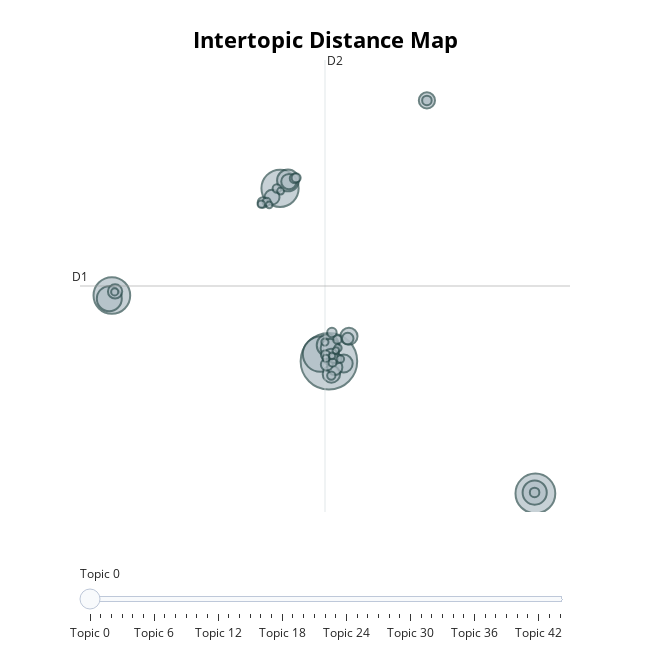

The notebook cell this image was saved under:
### Markdown cell above
## **Visualize Topics**

With visualizations, we are closing into the realm of subjective "best practices". These are things that I generally do because I like the representations but your experience might differ.

Having said that, there are two visualizations that are my go-to when visualizing the topics themselves:

* `topic_model.visualize_topics()`
* `topic_model.visualize_hierarchy()`

### Code cell
topic_model.visualize_topics(custom_labels=True)

### Figure 1 — Plotly figure (JSON) as saved in the notebook; plotly's stock layout.template omitted (floating-point values rounded to 4 significant figures; data arrays with more than 128 entries replaced by an {"elided": "..."} marker saying what was removed)
{"data": [{"customdata": {"elided": "45x3 mixed values"}, "hovertemplate": "<b>Topic %{customdata[0]}</b><br>%{customdata[1]}<br>Size: %{customdata[2]}", "legendgroup": "", "marker": {"color": "#B0BEC5", "line": {"color": "DarkSlateGrey", "width": 2}, "size": [11548, 5716, 5007, 4851, 4518, 2251, 2110, 1762, 1713, 1320, 1156, 1097, 1057, 1023, 944, 861, 820, 797, 738, 521, 481, 393, 350, 345, 328, 328, 323, 311, 305, 294, 271, 261, 249, 242, 237, 210, 195, 192, 187, 186, 183, 171, 159, 158, 158], "sizemode": "area", "sizeref": 7.218, "symbol": "circle"}, "mode": "markers", "name": "", "orientation": "v", "showlegend": false, "type": "scatter", "x": [1.949, 18.51, -1.973, -15.46, 1.275, -15.67, 18.46, 1.858, -1.336, 2.051, 3.138, 2.148, 3.557, 2.132, 9.811, -1.258, 2.425, -2.612, -15.21, 1.782, 3.458, -3.346, -0.7984, 2.573, 9.811, 18.45, 2.19, 2.324, 1.672, -0.6803, -2.22, 2.632, 2.142, -3.049, 2.241, 2.862, -3.477, 2.677, 1.626, 1.718, -15.24, -1.926, 2.19, 2.506, -2.84], "xaxis": "x", "y": [0.5384, -7.773, 11.41, 4.671, 0.9857, 4.466, -7.717, 1.543, 11.9, 1.351, 0.3915, -0.2648, 2.105, 0.7875, 16.93, 11.83, 0.1529, 10.85, 4.927, 0.3251, 1.961, 10.51, 12.03, 0.7009, 16.93, -7.709, 2.338, 0.7262, 0.9437, 12.06, 11.4, 1.905, -0.3664, 10.55, 0.4472, 0.6758, 10.41, 1.374, 1.74, 0.7243, 4.897, 11.24, 0.8767, 1.214, 10.37], "yaxis": "y"}], "layout": {"annotations": [{"showarrow": false, "text": "D1", "x": -18.02, "y": 5.266, "yshift": 10}, {"showarrow": false, "text": "D2", "x": 1.635, "xshift": 10, "y": 19.47}], "height": 650, "hoverlabel": {"bgcolor": "white", "font": {"family": "Rockwell", "size": 16}}, "legend": {"itemsizing": "constant", "tracegroupgap": 0}, "margin": {"t": 60}, "shapes": [{"line": {"color": "#CFD8DC", "width": 2}, "type": "line", "x0": 1.635, "x1": 1.635, "y0": -8.939, "y1": 19.47}, {"line": {"color": "#9E9E9E", "width": 2}, "type": "line", "x0": -18.02, "x1": 21.29, "y0": 5.266, "y1": 5.266}], "sliders": [{"active": 0, "pad": {"t": 50}, "steps": [{"args": [{"marker.color": [["red", "#B0BEC5", "#B0BEC5", "#B0BEC5", "#B0BEC5", "#B0BEC5", "#B0BEC5", "#B0BEC5", "#B0BEC5", "#B0BEC5", "#B0BEC5", "#B0BEC5", "#B0BEC5", "#B0BEC5", "#B0BEC5", "#B0BEC5", "#B0BEC5", "#B0BEC5", "#B0BEC5", "#B0BEC5", "#B0BEC5", "#B0BEC5", "#B0BEC5", "#B0BEC5", "#B0BEC5", "#B0BEC5", "#B0BEC5", "#B0BEC5", "#B0BEC5", "#B0BEC5", "#B0BEC5", "#B0BEC5", "#B0BEC5", "#B0BEC5", "#B0BEC5", "#B0BEC5", "#B0BEC5", "#B0BEC5", "#B0BEC5", "#B0BEC5", "#B0BEC5", "#B0BEC5", "#B0BEC5", "#B0BEC5", "#B0BEC5"]]}], "label": "Topic 0", "method": "update"}, {"args": [{"marker.color": [["#B0BEC5", "red", "#B0BEC5", "#B0BEC5", "#B0BEC5", "#B0BEC5", "#B0BEC5", "#B0BEC5", "#B0BEC5", "#B0BEC5", "#B0BEC5", "#B0BEC5", "#B0BEC5", "#B0BEC5", "#B0BEC5", "#B0BEC5", "#B0BEC5", "#B0BEC5", "#B0BEC5", "#B0BEC5", "#B0BEC5", "#B0BEC5", "#B0BEC5", "#B0BEC5", "#B0BEC5", "#B0BEC5", "#B0BEC5", "#B0BEC5", "#B0BEC5", "#B0BEC5", "#B0BEC5", "#B0BEC5", "#B0BEC5", "#B0BEC5", "#B0BEC5", "#B0BEC5", "#B0BEC5", "#B0BEC5", "#B0BEC5", "#B0BEC5", "#B0BEC5", "#B0BEC5", "#B0BEC5", "#B0BEC5", "#B0BEC5"]]}], "label": "Topic 1", "method": "update"}, {"args": [{"marker.color": [["#B0BEC5", "#B0BEC5", "red", "#B0BEC5", "#B0BEC5", "#B0BEC5", "#B0BEC5", "#B0BEC5", "#B0BEC5", "#B0BEC5", "#B0BEC5", "#B0BEC5", "#B0BEC5", "#B0BEC5", "#B0BEC5", "#B0BEC5", "#B0BEC5", "#B0BEC5", "#B0BEC5", "#B0BEC5", "#B0BEC5", "#B0BEC5", "#B0BEC5", "#B0BEC5", "#B0BEC5", "#B0BEC5", "#B0BEC5", "#B0BEC5", "#B0BEC5", "#B0BEC5", "#B0BEC5", "#B0BEC5", "#B0BEC5", "#B0BEC5", "#B0BEC5", "#B0BEC5", "#B0BEC5", "#B0BEC5", "#B0BEC5", "#B0BEC5", "#B0BEC5", "#B0BEC5", "#B0BEC5", "#B0BEC5", "#B0BEC5"]]}], "label": "Topic 2", "method": "update"}, {"args": [{"marker.color": [["#B0BEC5", "#B0BEC5", "#B0BEC5", "red", "#B0BEC5", "#B0BEC5", "#B0BEC5", "#B0BEC5", "#B0BEC5", "#B0BEC5", "#B0BEC5", "#B0BEC5", "#B0BEC5", "#B0BEC5", "#B0BEC5", "#B0BEC5", "#B0BEC5", "#B0BEC5", "#B0BEC5", "#B0BEC5", "#B0BEC5", "#B0BEC5", "#B0BEC5", "#B0BEC5", "#B0BEC5", "#B0BEC5", "#B0BEC5", "#B0BEC5", "#B0BEC5", "#B0BEC5", "#B0BEC5", "#B0BEC5", "#B0BEC5", "#B0BEC5", "#B0BEC5", "#B0BEC5", "#B0BEC5", "#B0BEC5", "#B0BEC5", "#B0BEC5", "#B0BEC5", "#B0BEC5", "#B0BEC5", "#B0BEC5", "#B0BEC5"]]}], "label": "Topic 3", "method": "update"}, {"args": [{"marker.color": [["#B0BEC5", "#B0BEC5", "#B0BEC5", "#B0BEC5", "red", "#B0BEC5", "#B0BEC5", "#B0BEC5", "#B0BEC5", "#B0BEC5", "#B0BEC5", "#B0BEC5", "#B0BEC5", "#B0BEC5", "#B0BEC5", "#B0BEC5", "#B0BEC5", "#B0BEC5", "#B0BEC5", "#B0BEC5", "#B0BEC5", "#B0BEC5", "#B0BEC5", "#B0BEC5", "#B0BEC5", "#B0BEC5", "#B0BEC5", "#B0BEC5", "#B0BEC5", "#B0BEC5", "#B0BEC5", "#B0BEC5", "#B0BEC5", "#B0BEC5", "#B0BEC5", "#B0BEC5", "#B0BEC5", "#B0BEC5", "#B0BEC5", "#B0BEC5", "#B0BEC5", "#B0BEC5", "#B0BEC5", "#B0BEC5", "#B0BEC5"]]}], "label": "Topic 4", "method": "update"}, {"args": [{"marker.color": [["#B0BEC5", "#B0BEC5", "#B0BEC5", "#B0BEC5", "#B0BEC5", "red", "#B0BEC5", "#B0BEC5", "#B0BEC5", "#B0BEC5", "#B0BEC5", "#B0BEC5", "#B0BEC5", "#B0BEC5", "#B0BEC5", "#B0BEC5", "#B0BEC5", "#B0BEC5", "#B0BEC5", "#B0BEC5", "#B0BEC5", "#B0BEC5", "#B0BEC5", "#B0BEC5", "#B0BEC5", "#B0BEC5", "#B0BEC5", "#B0BEC5", "#B0BEC5", "#B0BEC5", "#B0BEC5", "#B0BEC5", "#B0BEC5", "#B0BEC5", "#B0BEC5", "#B0BEC5", "#B0BEC5", "#B0BEC5", "#B0BEC5", "#B0BEC5", "#B0BEC5", "#B0BEC5", "#B0BEC5", "#B0BEC5", "#B0BEC5"]]}], "label": "Topic 5", "method": "update"}, {"args": [{"marker.color": [["#B0BEC5", "#B0BEC5", "#B0BEC5", "#B0BEC5", "#B0BEC5", "#B0BEC5", "red", "#B0BEC5", "#B0BEC5", "#B0BEC5", "#B0BEC5", "#B0BEC5", "#B0BEC5", "#B0BEC5", "#B0BEC5", "#B0BEC5", "#B0BEC5", "#B0BEC5", "#B0BEC5", "#B0BEC5", "#B0BEC5", "#B0BEC5", "#B0BEC5", "#B0BEC5", "#B0BEC5", "#B0BEC5", "#B0BEC5", "#B0BEC5", "#B0BEC5", "#B0BEC5", "#B0BEC5", "#B0BEC5", "#B0BEC5", "#B0BEC5", "#B0BEC5", "#B0BEC5", "#B0BEC5", "#B0BEC5", "#B0BEC5", "#B0BEC5", "#B0BEC5", "#B0BEC5", "#B0BEC5", "#B0BEC5", "#B0BEC5"]]}], "label": "Topic 6", "method": "update"}, {"args": [{"marker.color": [["#B0BEC5", "#B0BEC5", "#B0BEC5", "#B0BEC5", "#B0BEC5", "#B0BEC5", "#B0BEC5", "red", "#B0BEC5", "#B0BEC5", "#B0BEC5", "#B0BEC5", "#B0BEC5", "#B0BEC5", "#B0BEC5", "#B0BEC5", "#B0BEC5", "#B0BEC5", "#B0BEC5", "#B0BEC5", "#B0BEC5", "#B0BEC5", "#B0BEC5", "#B0BEC5", "#B0BEC5", "#B0BEC5", "#B0BEC5", "#B0BEC5", "#B0BEC5", "#B0BEC5", "#B0BEC5", "#B0BEC5", "#B0BEC5", "#B0BEC5", "#B0BEC5", "#B0BEC5", "#B0BEC5", "#B0BEC5", "#B0BEC5", "#B0BEC5", "#B0BEC5", "#B0BEC5", "#B0BEC5", "#B0BEC5", "#B0BEC5"]]}], "label": "Topic 7", "method": "update"}, {"args": [{"marker.color": [["#B0BEC5", "#B0BEC5", "#B0BEC5", "#B0BEC5", "#B0BEC5", "#B0BEC5", "#B0BEC5", "#B0BEC5", "red", "#B0BEC5", "#B0BEC5", "#B0BEC5", "#B0BEC5", "#B0BEC5", "#B0BEC5", "#B0BEC5", "#B0BEC5", "#B0BEC5", "#B0BEC5", "#B0BEC5", "#B0BEC5", "#B0BEC5", "#B0BEC5", "#B0BEC5", "#B0BEC5", "#B0BEC5", "#B0BEC5", "#B0BEC5", "#B0BEC5", "#B0BEC5", "#B0BEC5", "#B0BEC5", "#B0BEC5", "#B0BEC5", "#B0BEC5", "#B0BEC5", "#B0BEC5", "#B0BEC5", "#B0BEC5", "#B0BEC5", "#B0BEC5", "#B0BEC5", "#B0BEC5", "#B0BEC5", "#B0BEC5"]]}], "label": "Topic 8", "method": "update"}, {"args": [{"marker.color": [["#B0BEC5", "#B0BEC5", "#B0BEC5", "#B0BEC5", "#B0BEC5", "#B0BEC5", "#B0BEC5", "#B0BEC5", "#B0BEC5", "red", "#B0BEC5", "#B0BEC5", "#B0BEC5", "#B0BEC5", "#B0BEC5", "#B0BEC5", "#B0BEC5", "#B0BEC5", "#B0BEC5", "#B0BEC5", "#B0BEC5", "#B0BEC5", "#B0BEC5", "#B0BEC5", "#B0BEC5", "#B0BEC5", "#B0BEC5", "#B0BEC5", "#B0BEC5", "#B0BEC5", "#B0BEC5", "#B0BEC5", "#B0BEC5", "#B0BEC5", "#B0BEC5", "#B0BEC5", "#B0BEC5", "#B0BEC5", "#B0BEC5", "#B0BEC5", "#B0BEC5", "#B0BEC5", "#B0BEC5", "#B0BEC5", "#B0BEC5"]]}], "label": "Topic 9", "method": "update"}, {"args": [{"marker.color": [["#B0BEC5", "#B0BEC5", "#B0BEC5", "#B0BEC5", "#B0BEC5", "#B0BEC5", "#B0BEC5", "#B0BEC5", "#B0BEC5", "#B0BEC5", "red", "#B0BEC5", "#B0BEC5", "#B0BEC5", "#B0BEC5", "#B0BEC5", "#B0BEC5", "#B0BEC5", "#B0BEC5", "#B0BEC5", "#B0BEC5", "#B0BEC5", "#B0BEC5", "#B0BEC5", "#B0BEC5", "#B0BEC5", "#B0BEC5", "#B0BEC5", "#B0BEC5", "#B0BEC5", "#B0BEC5", "#B0BEC5", "#B0BEC5", "#B0BEC5", "#B0BEC5", "#B0BEC5", "#B0BEC5", "#B0BEC5", "#B0BEC5", "#B0BEC5", "#B0BEC5", "#B0BEC5", "#B0BEC5", "#B0BEC5", "#B0BEC5"]]}], "label": "Topic 10", "method": "update"}, {"args": [{"marker.color": [["#B0BEC5", "#B0BEC5", "#B0BEC5", "#B0BEC5", "#B0BEC5", "#B0BEC5", "#B0BEC5", "#B0BEC5", "#B0BEC5", "#B0BEC5", "#B0BEC5", "red", "#B0BEC5", "#B0BEC5", "#B0BEC5", "#B0BEC5", "#B0BEC5", "#B0BEC5", "#B0BEC5", "#B0BEC5", "#B0BEC5", "#B0BEC5", "#B0BEC5", "#B0BEC5", "#B0BEC5", "#B0BEC5", "#B0BEC5", "#B0BEC5", "#B0BEC5", "#B0BEC5", "#B0BEC5", "#B0BEC5", "#B0BEC5", "#B0BEC5", "#B0BEC5", "#B0BEC5", "#B0BEC5", "#B0BEC5", "#B0BEC5", "#B0BEC5", "#B0BEC5", "#B0BEC5", "#B0BEC5", "#B0BEC5", "#B0BEC5"]]}], "label": "Topic 11", "method": "update"}, {"args": [{"marker.color": [["#B0BEC5", "#B0BEC5", "#B0BEC5", "#B0BEC5", "#B0BEC5", "#B0BEC5", "#B0BEC5", "#B0BEC5", "#B0BEC5", "#B0BEC5", "#B0BEC5", "#B0BEC5", "red", "#B0BEC5", "#B0BEC5", "#B0BEC5", "#B0BEC5", "#B0BEC5", "#B0BEC5", "#B0BEC5", "#B0BEC5", "#B0BEC5", "#B0BEC5", "#B0BEC5", "#B0BEC5", "#B0BEC5", "#B0BEC5", "#B0BEC5", "#B0BEC5", "#B0BEC5", "#B0BEC5", "#B0BEC5", "#B0BEC5", "#B0BEC5", "#B0BEC5", "#B0BEC5", "#B0BEC5", "#B0BEC5", "#B0BEC5", "#B0BEC5", "#B0BEC5", "#B0BEC5", "#B0BEC5", "#B0BEC5", "#B0BEC5"]]}], "label": "Topic 12", "method": "update"}, {"args": [{"marker.color": [["#B0BEC5", "#B0BEC5", "#B0BEC5", "#B0BEC5", "#B0BEC5", "#B0BEC5", "#B0BEC5", "#B0BEC5", "#B0BEC5", "#B0BEC5", "#B0BEC5", "#B0BEC5", "#B0BEC5", "red", "#B0BEC5", "#B0BEC5", "#B0BEC5", "#B0BEC5", "#B0BEC5", "#B0BEC5", "#B0BEC5", "#B0BEC5", "#B0BEC5", "#B0BEC5", "#B0BEC5", "#B0BEC5", "#B0BEC5", "#B0BEC5", "#B0BEC5", "#B0BEC5", "#B0BEC5", "#B0BEC5", "#B0BEC5", "#B0BEC5", "#B0BEC5", "#B0BEC5", "#B0BEC5", "#B0BEC5", "#B0BEC5", "#B0BEC5", "#B0BEC5", "#B0BEC5", "#B0BEC5", "#B0BEC5", "#B0BEC5"]]}], "label": "Topic 13", "method": "update"}, {"args": [{"marker.color": [["#B0BEC5", "#B0BEC5", "#B0BEC5", "#B0BEC5", "#B0BEC5", "#B0BEC5", "#B0BEC5", "#B0BEC5", "#B0BEC5", "#B0BEC5", "#B0BEC5", "#B0BEC5", "#B0BEC5", "#B0BEC5", "red", "#B0BEC5", "#B0BEC5", "#B0BEC5", "#B0BEC5", "#B0BEC5", "#B0BEC5", "#B0BEC5", "#B0BEC5", "#B0BEC5", "#B0BEC5", "#B0BEC5", "#B0BEC5", "#B0BEC5", "#B0BEC5", "#B0BEC5", "#B0BEC5", "#B0BEC5", "#B0BEC5", "#B0BEC5", "#B0BEC5", "#B0BEC5", "#B0BEC5", "#B0BEC5", "#B0BEC5", "#B0BEC5", "#B0BEC5", "#B0BEC5", "#B0BEC5", "#B0BEC5", "#B0BEC5"]]}], "label": "Topic 14", "method": "update"}, {"args": [{"marker.color": [["#B0BEC5", "#B0BEC5", "#B0BEC5", "#B0BEC5", "#B0BEC5", "#B0BEC5", "#B0BEC5", "#B0BEC5", "#B0BEC5", "#B0BEC5", "#B0BEC5", "#B0BEC5", "#B0BEC5", "#B0BEC5", "#B0BEC5", "red", "#B0BEC5", "#B0BEC5", "#B0BEC5", "#B0BEC5", "#B0BEC5", "#B0BEC5", "#B0BEC5", "#B0BEC5", "#B0BEC5", "#B0BEC5", "#B0BEC5", "#B0BEC5", "#B0BEC5", "#B0BEC5", "#B0BEC5", "#B0BEC5", "#B0BEC5", "#B0BEC5", "#B0BEC5", "#B0BEC5", "#B0BEC5", "#B0BEC5", "#B0BEC5", "#B0BEC5", "#B0BEC5", "#B0BEC5", "#B0BEC5", "#B0BEC5", "#B0BEC5"]]}], "label": "Topic 15", "method": "update"}, {"args": [{"marker.color": [["#B0BEC5", "#B0BEC5", "#B0BEC5", "#B0BEC5", "#B0BEC5", "#B0BEC5", "#B0BEC5", "#B0BEC5", "#B0BEC5", "#B0BEC5", "#B0BEC5", "#B0BEC5", "#B0BEC5", "#B0BEC5", "#B0BEC5", "#B0BEC5", "red", "#B0BEC5", "#B0BEC5", "#B0BEC5", "#B0BEC5", "#B0BEC5", "#B0BEC5", "#B0BEC5", "#B0BEC5", "#B0BEC5", "#B0BEC5", "#B0BEC5", "#B0BEC5", "#B0BEC5", "#B0BEC5", "#B0BEC5", "#B0BEC5", "#B0BEC5", "#B0BEC5", "#B0BEC5", "#B0BEC5", "#B0BEC5", "#B0BEC5", "#B0BEC5", "#B0BEC5", "#B0BEC5", "#B0BEC5", "#B0BEC5", "#B0BEC5"]]}], "label": "Topic 16", "method": "update"}, {"args": [{"marker.color": [["#B0BEC5", "#B0BEC5", "#B0BEC5", "#B0BEC5", "#B0BEC5", "#B0BEC5", "#B0BEC5", "#B0BEC5", "#B0BEC5", "#B0BEC5", "#B0BEC5", "#B0BEC5", "#B0BEC5", "#B0BEC5", "#B0BEC5", "#B0BEC5", "#B0BEC5", "red", "#B0BEC5", "#B0BEC5", "#B0BEC5", "#B0BEC5", "#B0BEC5", "#B0BEC5", "#B0BEC5", "#B0BEC5", "#B0BEC5", "#B0BEC5", "#B0BEC5", "#B0BEC5", "#B0BEC5", "#B0BEC5", "#B0BEC5", "#B0BEC5", "#B0BEC5", "#B0BEC5", "#B0BEC5", "#B0BEC5", "#B0BEC5", "#B0BEC5", "#B0BEC5", "#B0BEC5", "#B0BEC5", "#B0BEC5", "#B0BEC5"]]}], "label": "Topic 17", "method": "update"}, {"args": [{"marker.color": [["#B0BEC5", "#B0BEC5", "#B0BEC5", "#B0BEC5", "#B0BEC5", "#B0BEC5", "#B0BEC5", "#B0BEC5", "#B0BEC5", "#B0BEC5", "#B0BEC5", "#B0BEC5", "#B0BEC5", "#B0BEC5", "#B0BEC5", "#B0BEC5", "#B0BEC5", "#B0BEC5", "red", "#B0BEC5", "#B0BEC5", "#B0BEC5", "#B0BEC5", "#B0BEC5", "#B0BEC5", "#B0BEC5", "#B0BEC5", "#B0BEC5", "#B0BEC5", "#B0BEC5", "#B0BEC5", "#B0BEC5", "#B0BEC5", "#B0BEC5", "#B0BEC5", "#B0BEC5", "#B0BEC5", "#B0BEC5", "#B0BEC5", "#B0BEC5", "#B0BEC5", "#B0BEC5", "#B0BEC5", "#B0BEC5", "#B0BEC5"]]}], "label": "Topic 18", "method": "update"}, {"args": [{"marker.color": [["#B0BEC5", "#B0BEC5", "#B0BEC5", "#B0BEC5", "#B0BEC5", "#B0BEC5", "#B0BEC5", "#B0BEC5", "#B0BEC5", "#B0BEC5", "#B0BEC5", "#B0BEC5", "#B0BEC5", "#B0BEC5", "#B0BEC5", "#B0BEC5", "#B0BEC5", "#B0BEC5", "#B0BEC5", "red", "#B0BEC5", "#B0BEC5", "#B0BEC5", "#B0BEC5", "#B0BEC5", "#B0BEC5", "#B0BEC5", "#B0BEC5", "#B0BEC5", "#B0BEC5", "#B0BEC5", "#B0BEC5", "#B0BEC5", "#B0BEC5", "#B0BEC5", "#B0BEC5", "#B0BEC5", "#B0BEC5", "#B0BEC5", "#B0BEC5", "#B0BEC5", "#B0BEC5", "#B0BEC5", "#B0BEC5", "#B0BEC5"]]}], "label": "Topic 19", "method": "update"}, {"args": [{"marker.color": [["#B0BEC5", "#B0BEC5", "#B0BEC5", "#B0BEC5", "#B0BEC5", "#B0BEC5", "#B0BEC5", "#B0BEC5", "#B0BEC5", "#B0BEC5", "#B0BEC5", "#B0BEC5", "#B0BEC5", "#B0BEC5", "#B0BEC5", "#B0BEC5", "#B0BEC5", "#B0BEC5", "#B0BEC5", "#B0BEC5", "red", "#B0BEC5", "#B0BEC5", "#B0BEC5", "#B0BEC5", "#B0BEC5", "#B0BEC5", "#B0BEC5", "#B0BEC5", "#B0BEC5", "#B0BEC5", "#B0BEC5", "#B0BEC5", "#B0BEC5", "#B0BEC5", "#B0BEC5", "#B0BEC5", "#B0BEC5", "#B0BEC5", "#B0BEC5", "#B0BEC5", "#B0BEC5", "#B0BEC5", "#B0BEC5", "#B0BEC5"]]}], "label": "Topic 20", "method": "update"}, {"args": [{"marker.color": [["#B0BEC5", "#B0BEC5", "#B0BEC5", "#B0BEC5", "#B0BEC5", "#B0BEC5", "#B0BEC5", "#B0BEC5", "#B0BEC5", "#B0BEC5", "#B0BEC5", "#B0BEC5", "#B0BEC5", "#B0BEC5", "#B0BEC5", "#B0BEC5", "#B0BEC5", "#B0BEC5", "#B0BEC5", "#B0BEC5", "#B0BEC5", "red", "#B0BEC5", "#B0BEC5", "#B0BEC5", "#B0BEC5", "#B0BEC5", "#B0BEC5", "#B0BEC5", "#B0BEC5", "#B0BEC5", "#B0BEC5", "#B0BEC5", "#B0BEC5", "#B0BEC5", "#B0BEC5", "#B0BEC5", "#B0BEC5", "#B0BEC5", "#B0BEC5", "#B0BEC5", "#B0BEC5", "#B0BEC5", "#B0BEC5", "#B0BEC5"]]}], "label": "Topic 21", "method": "update"}, {"args": [{"marker.color": [["#B0BEC5", "#B0BEC5", "#B0BEC5", "#B0BEC5", "#B0BEC5", "#B0BEC5", "#B0BEC5", "#B0BEC5", "#B0BEC5", "#B0BEC5", "#B0BEC5", "#B0BEC5", "#B0BEC5", "#B0BEC5", "#B0BEC5", "#B0BEC5", "#B0BEC5", "#B0BEC5", "#B0BEC5", "#B0BEC5", "#B0BEC5", "#B0BEC5", "red", "#B0BEC5", "#B0BEC5", "#B0BEC5", "#B0BEC5", "#B0BEC5", "#B0BEC5", "#B0BEC5", "#B0BEC5", "#B0BEC5", "#B0BEC5", "#B0BEC5", "#B0BEC5", "#B0BEC5", "#B0BEC5", "#B0BEC5", "#B0BEC5", "#B0BEC5", "#B0BEC5", "#B0BEC5", "#B0BEC5", "#B0BEC5", "#B0BEC5"]]}], "label": "Topic 22", "method": "update"}, {"args": [{"marker.color": [["#B0BEC5", "#B0BEC5", "#B0BEC5", "#B0BEC5", "#B0BEC5", "#B0BEC5", "#B0BEC5", "#B0BEC5", "#B0BEC5", "#B0BEC5", "#B0BEC5", "#B0BEC5", "#B0BEC5", "#B0BEC5", "#B0BEC5", "#B0BEC5", "#B0BEC5", "#B0BEC5", "#B0BEC5", "#B0BEC5", "#B0BEC5", "#B0BEC5", "#B0BEC5", "red", "#B0BEC5", "#B0BEC5", "#B0BEC5", "#B0BEC5", "#B0BEC5", "#B0BEC5", "#B0BEC5", "#B0BEC5", "#B0BEC5", "#B0BEC5", "#B0BEC5", "#B0BEC5", "#B0BEC5", "#B0BEC5", "#B0BEC5", "#B0BEC5", "#B0BEC5", "#B0BEC5", "#B0BEC5", "#B0BEC5", "#B0BEC5"]]}], "label": "Topic 23", "method": "update"}, {"args": [{"marker.color": [["#B0BEC5", "#B0BEC5", "#B0BEC5", "#B0BEC5", "#B0BEC5", "#B0BEC5", "#B0BEC5", "#B0BEC5", "#B0BEC5", "#B0BEC5", "#B0BEC5", "#B0BEC5", "#B0BEC5", "#B0BEC5", "#B0BEC5", "#B0BEC5", "#B0BEC5", "#B0BEC5", "#B0BEC5", "#B0BEC5", "#B0BEC5", "#B0BEC5", "#B0BEC5", "#B0BEC5", "red", "#B0BEC5", "#B0BEC5", "#B0BEC5", "#B0BEC5", "#B0BEC5", "#B0BEC5", "#B0BEC5", "#B0BEC5", "#B0BEC5", "#B0BEC5", "#B0BEC5", "#B0BEC5", "#B0BEC5", "#B0BEC5", "#B0BEC5", "#B0BEC5", "#B0BEC5", "#B0BEC5", "#B0BEC5", "#B0BEC5"]]}], "label": "Topic 24", "method": "update"}, {"args": [{"marker.color": [["#B0BEC5", "#B0BEC5", "#B0BEC5", "#B0BEC5", "#B0BEC5", "#B0BEC5", "#B0BEC5", "#B0BEC5", "#B0BEC5", "#B0BEC5", "#B0BEC5", "#B0BEC5", "#B0BEC5", "#B0BEC5", "#B0BEC5", "#B0BEC5", "#B0BEC5", "#B0BEC5", "#B0BEC5", "#B0BEC5", "#B0BEC5", "#B0BEC5", "#B0BEC5", "#B0BEC5", "#B0BEC5", "red", "#B0BEC5", "#B0BEC5", "#B0BEC5", "#B0BEC5", "#B0BEC5", "#B0BEC5", "#B0BEC5", "#B0BEC5", "#B0BEC5", "#B0BEC5", "#B0BEC5", "#B0BEC5", "#B0BEC5", "#B0BEC5", "#B0BEC5", "#B0BEC5", "#B0BEC5", "#B0BEC5", "#B0BEC5"]]}], "label": "Topic 25", "method": "update"}, {"args": [{"marker.color": [["#B0BEC5", "#B0BEC5", "#B0BEC5", "#B0BEC5", "#B0BEC5", "#B0BEC5", "#B0BEC5", "#B0BEC5", "#B0BEC5", "#B0BEC5", "#B0BEC5", "#B0BEC5", "#B0BEC5", "#B0BEC5", "#B0BEC5", "#B0BEC5", "#B0BEC5", "#B0BEC5", "#B0BEC5", "#B0BEC5", "#B0BEC5", "#B0BEC5", "#B0BEC5", "#B0BEC5", "#B0BEC5", "#B0BEC5", "red", "#B0BEC5", "#B0BEC5", "#B0BEC5", "#B0BEC5", "#B0BEC5", "#B0BEC5", "#B0BEC5", "#B0BEC5", "#B0BEC5", "#B0BEC5", "#B0BEC5", "#B0BEC5", "#B0BEC5", "#B0BEC5", "#B0BEC5", "#B0BEC5", "#B0BEC5", "#B0BEC5"]]}], "label": "Topic 26", "method": "update"}, {"args": [{"marker.color": [["#B0BEC5", "#B0BEC5", "#B0BEC5", "#B0BEC5", "#B0BEC5", "#B0BEC5", "#B0BEC5", "#B0BEC5", "#B0BEC5", "#B0BEC5", "#B0BEC5", "#B0BEC5", "#B0BEC5", "#B0BEC5", "#B0BEC5", "#B0BEC5", "#B0BEC5", "#B0BEC5", "#B0BEC5", "#B0BEC5", "#B0BEC5", "#B0BEC5", "#B0BEC5", "#B0BEC5", "#B0BEC5", "#B0BEC5", "#B0BEC5", "red", "#B0BEC5", "#B0BEC5", "#B0BEC5", "#B0BEC5", "#B0BEC5", "#B0BEC5", "#B0BEC5", "#B0BEC5", "#B0BEC5", "#B0BEC5", "#B0BEC5", "#B0BEC5", "#B0BEC5", "#B0BEC5", "#B0BEC5", "#B0BEC5", "#B0BEC5"]]}], "label": "Topic 27", "method": "update"}, {"args": [{"marker.color": [["#B0BEC5", "#B0BEC5", "#B0BEC5", "#B0BEC5", "#B0BEC5", "#B0BEC5", "#B0BEC5", "#B0BEC5", "#B0BEC5", "#B0BEC5", "#B0BEC5", "#B0BEC5", "#B0BEC5", "#B0BEC5", "#B0BEC5", "#B0BEC5", "#B0BEC5", "#B0BEC5", "#B0BEC5", "#B0BEC5", "#B0BEC5", "#B0BEC5", "#B0BEC5", "#B0BEC5", "#B0BEC5", "#B0BEC5", "#B0BEC5", "#B0BEC5", "red", "#B0BEC5", "#B0BEC5", "#B0BEC5", "#B0BEC5", "#B0BEC5", "#B0BEC5", "#B0BEC5", "#B0BEC5", "#B0BEC5", "#B0BEC5", "#B0BEC5", "#B0BEC5", "#B0BEC5", "#B0BEC5", "#B0BEC5", "#B0BEC5"]]}], "label": "Topic 28", "method": "update"}, {"args": [{"marker.color": [["#B0BEC5", "#B0BEC5", "#B0BEC5", "#B0BEC5", "#B0BEC5", "#B0BEC5", "#B0BEC5", "#B0BEC5", "#B0BEC5", "#B0BEC5", "#B0BEC5", "#B0BEC5", "#B0BEC5", "#B0BEC5", "#B0BEC5", "#B0BEC5", "#B0BEC5", "#B0BEC5", "#B0BEC5", "#B0BEC5", "#B0BEC5", "#B0BEC5", "#B0BEC5", "#B0BEC5", "#B0BEC5", "#B0BEC5", "#B0BEC5", "#B0BEC5", "#B0BEC5", "red", "#B0BEC5", "#B0BEC5", "#B0BEC5", "#B0BEC5", "#B0BEC5", "#B0BEC5", "#B0BEC5", "#B0BEC5", "#B0BEC5", "#B0BEC5", "#B0BEC5", "#B0BEC5", "#B0BEC5", "#B0BEC5", "#B0BEC5"]]}], "label": "Topic 29", "method": "update"}, {"args": [{"marker.color": [["#B0BEC5", "#B0BEC5", "#B0BEC5", "#B0BEC5", "#B0BEC5", "#B0BEC5", "#B0BEC5", "#B0BEC5", "#B0BEC5", "#B0BEC5", "#B0BEC5", "#B0BEC5", "#B0BEC5", "#B0BEC5", "#B0BEC5", "#B0BEC5", "#B0BEC5", "#B0BEC5", "#B0BEC5", "#B0BEC5", "#B0BEC5", "#B0BEC5", "#B0BEC5", "#B0BEC5", "#B0BEC5", "#B0BEC5", "#B0BEC5", "#B0BEC5", "#B0BEC5", "#B0BEC5", "red", "#B0BEC5", "#B0BEC5", "#B0BEC5", "#B0BEC5", "#B0BEC5", "#B0BEC5", "#B0BEC5", "#B0BEC5", "#B0BEC5", "#B0BEC5", "#B0BEC5", "#B0BEC5", "#B0BEC5", "#B0BEC5"]]}], "label": "Topic 30", "method": "update"}, {"args": [{"marker.color": [["#B0BEC5", "#B0BEC5", "#B0BEC5", "#B0BEC5", "#B0BEC5", "#B0BEC5", "#B0BEC5", "#B0BEC5", "#B0BEC5", "#B0BEC5", "#B0BEC5", "#B0BEC5", "#B0BEC5", "#B0BEC5", "#B0BEC5", "#B0BEC5", "#B0BEC5", "#B0BEC5", "#B0BEC5", "#B0BEC5", "#B0BEC5", "#B0BEC5", "#B0BEC5", "#B0BEC5", "#B0BEC5", "#B0BEC5", "#B0BEC5", "#B0BEC5", "#B0BEC5", "#B0BEC5", "#B0BEC5", "red", "#B0BEC5", "#B0BEC5", "#B0BEC5", "#B0BEC5", "#B0BEC5", "#B0BEC5", "#B0BEC5", "#B0BEC5", "#B0BEC5", "#B0BEC5", "#B0BEC5", "#B0BEC5", "#B0BEC5"]]}], "label": "Topic 31", "method": "update"}, {"args": [{"marker.color": [["#B0BEC5", "#B0BEC5", "#B0BEC5", "#B0BEC5", "#B0BEC5", "#B0BEC5", "#B0BEC5", "#B0BEC5", "#B0BEC5", "#B0BEC5", "#B0BEC5", "#B0BEC5", "#B0BEC5", "#B0BEC5", "#B0BEC5", "#B0BEC5", "#B0BEC5", "#B0BEC5", "#B0BEC5", "#B0BEC5", "#B0BEC5", "#B0BEC5", "#B0BEC5", "#B0BEC5", "#B0BEC5", "#B0BEC5", "#B0BEC5", "#B0BEC5", "#B0BEC5", "#B0BEC5", "#B0BEC5", "#B0BEC5", "red", "#B0BEC5", "#B0BEC5", "#B0BEC5", "#B0BEC5", "#B0BEC5", "#B0BEC5", "#B0BEC5", "#B0BEC5", "#B0BEC5", "#B0BEC5", "#B0BEC5", "#B0BEC5"]]}], "label": "Topic 32", "method": "update"}, {"args": [{"marker.color": [["#B0BEC5", "#B0BEC5", "#B0BEC5", "#B0BEC5", "#B0BEC5", "#B0BEC5", "#B0BEC5", "#B0BEC5", "#B0BEC5", "#B0BEC5", "#B0BEC5", "#B0BEC5", "#B0BEC5", "#B0BEC5", "#B0BEC5", "#B0BEC5", "#B0BEC5", "#B0BEC5", "#B0BEC5", "#B0BEC5", "#B0BEC5", "#B0BEC5", "#B0BEC5", "#B0BEC5", "#B0BEC5", "#B0BEC5", "#B0BEC5", "#B0BEC5", "#B0BEC5", "#B0BEC5", "#B0BEC5", "#B0BEC5", "#B0BEC5", "red", "#B0BEC5", "#B0BEC5", "#B0BEC5", "#B0BEC5", "#B0BEC5", "#B0BEC5", "#B0BEC5", "#B0BEC5", "#B0BEC5", "#B0BEC5", "#B0BEC5"]]}], "label": "Topic 33", "method": "update"}, {"args": [{"marker.color": [["#B0BEC5", "#B0BEC5", "#B0BEC5", "#B0BEC5", "#B0BEC5", "#B0BEC5", "#B0BEC5", "#B0BEC5", "#B0BEC5", "#B0BEC5", "#B0BEC5", "#B0BEC5", "#B0BEC5", "#B0BEC5", "#B0BEC5", "#B0BEC5", "#B0BEC5", "#B0BEC5", "#B0BEC5", "#B0BEC5", "#B0BEC5", "#B0BEC5", "#B0BEC5", "#B0BEC5", "#B0BEC5", "#B0BEC5", "#B0BEC5", "#B0BEC5", "#B0BEC5", "#B0BEC5", "#B0BEC5", "#B0BEC5", "#B0BEC5", "#B0BEC5", "red", "#B0BEC5", "#B0BEC5", "#B0BEC5", "#B0BEC5", "#B0BEC5", "#B0BEC5", "#B0BEC5", "#B0BEC5", "#B0BEC5", "#B0BEC5"]]}], "label": "Topic 34", "method": "update"}, {"args": [{"marker.color": [["#B0BEC5", "#B0BEC5", "#B0BEC5", "#B0BEC5", "#B0BEC5", "#B0BEC5", "#B0BEC5", "#B0BEC5", "#B0BEC5", "#B0BEC5", "#B0BEC5", "#B0BEC5", "#B0BEC5", "#B0BEC5", "#B0BEC5", "#B0BEC5", "#B0BEC5", "#B0BEC5", "#B0BEC5", "#B0BEC5", "#B0BEC5", "#B0BEC5", "#B0BEC5", "#B0BEC5", "#B0BEC5", "#B0BEC5", "#B0BEC5", "#B0BEC5", "#B0BEC5", "#B0BEC5", "#B0BEC5", "#B0BEC5", "#B0BEC5", "#B0BEC5", "#B0BEC5", "red", "#B0BEC5", "#B0BEC5", "#B0BEC5", "#B0BEC5", "#B0BEC5", "#B0BEC5", "#B0BEC5", "#B0BEC5", "#B0BEC5"]]}], "label": "Topic 35", "method": "update"}, {"args": [{"marker.color": [["#B0BEC5", "#B0BEC5", "#B0BEC5", "#B0BEC5", "#B0BEC5", "#B0BEC5", "#B0BEC5", "#B0BEC5", "#B0BEC5", "#B0BEC5", "#B0BEC5", "#B0BEC5", "#B0BEC5", "#B0BEC5", "#B0BEC5", "#B0BEC5", "#B0BEC5", "#B0BEC5", "#B0BEC5", "#B0BEC5", "#B0BEC5", "#B0BEC5", "#B0BEC5", "#B0BEC5", "#B0BEC5", "#B0BEC5", "#B0BEC5", "#B0BEC5", "#B0BEC5", "#B0BEC5", "#B0BEC5", "#B0BEC5", "#B0BEC5", "#B0BEC5", "#B0BEC5", "#B0BEC5", "red", "#B0BEC5", "#B0BEC5", "#B0BEC5", "#B0BEC5", "#B0BEC5", "#B0BEC5", "#B0BEC5", "#B0BEC5"]]}], "label": "Topic 36", "method": "update"}, {"args": [{"marker.color": [["#B0BEC5", "#B0BEC5", "#B0BEC5", "#B0BEC5", "#B0BEC5", "#B0BEC5", "#B0BEC5", "#B0BEC5", "#B0BEC5", "#B0BEC5", "#B0BEC5", "#B0BEC5", "#B0BEC5", "#B0BEC5", "#B0BEC5", "#B0BEC5", "#B0BEC5", "#B0BEC5", "#B0BEC5", "#B0BEC5", "#B0BEC5", "#B0BEC5", "#B0BEC5", "#B0BEC5", "#B0BEC5", "#B0BEC5", "#B0BEC5", "#B0BEC5", "#B0BEC5", "#B0BEC5", "#B0BEC5", "#B0BEC5", "#B0BEC5", "#B0BEC5", "#B0BEC5", "#B0BEC5", "#B0BEC5", "red", "#B0BEC5", "#B0BEC5", "#B0BEC5", "#B0BEC5", "#B0BEC5", "#B0BEC5", "#B0BEC5"]]}], "label": "Topic 37", "method": "update"}, {"args": [{"marker.color": [["#B0BEC5", "#B0BEC5", "#B0BEC5", "#B0BEC5", "#B0BEC5", "#B0BEC5", "#B0BEC5", "#B0BEC5", "#B0BEC5", "#B0BEC5", "#B0BEC5", "#B0BEC5", "#B0BEC5", "#B0BEC5", "#B0BEC5", "#B0BEC5", "#B0BEC5", "#B0BEC5", "#B0BEC5", "#B0BEC5", "#B0BEC5", "#B0BEC5", "#B0BEC5", "#B0BEC5", "#B0BEC5", "#B0BEC5", "#B0BEC5", "#B0BEC5", "#B0BEC5", "#B0BEC5", "#B0BEC5", "#B0BEC5", "#B0BEC5", "#B0BEC5", "#B0BEC5", "#B0BEC5", "#B0BEC5", "#B0BEC5", "red", "#B0BEC5", "#B0BEC5", "#B0BEC5", "#B0BEC5", "#B0BEC5", "#B0BEC5"]]}], "label": "Topic 38", "method": "update"}, {"args": [{"marker.color": [["#B0BEC5", "#B0BEC5", "#B0BEC5", "#B0BEC5", "#B0BEC5", "#B0BEC5", "#B0BEC5", "#B0BEC5", "#B0BEC5", "#B0BEC5", "#B0BEC5", "#B0BEC5", "#B0BEC5", "#B0BEC5", "#B0BEC5", "#B0BEC5", "#B0BEC5", "#B0BEC5", "#B0BEC5", "#B0BEC5", "#B0BEC5", "#B0BEC5", "#B0BEC5", "#B0BEC5", "#B0BEC5", "#B0BEC5", "#B0BEC5", "#B0BEC5", "#B0BEC5", "#B0BEC5", "#B0BEC5", "#B0BEC5", "#B0BEC5", "#B0BEC5", "#B0BEC5", "#B0BEC5", "#B0BEC5", "#B0BEC5", "#B0BEC5", "red", "#B0BEC5", "#B0BEC5", "#B0BEC5", "#B0BEC5", "#B0BEC5"]]}], "label": "Topic 39", "method": "update"}, {"args": [{"marker.color": [["#B0BEC5", "#B0BEC5", "#B0BEC5", "#B0BEC5", "#B0BEC5", "#B0BEC5", "#B0BEC5", "#B0BEC5", "#B0BEC5", "#B0BEC5", "#B0BEC5", "#B0BEC5", "#B0BEC5", "#B0BEC5", "#B0BEC5", "#B0BEC5", "#B0BEC5", "#B0BEC5", "#B0BEC5", "#B0BEC5", "#B0BEC5", "#B0BEC5", "#B0BEC5", "#B0BEC5", "#B0BEC5", "#B0BEC5", "#B0BEC5", "#B0BEC5", "#B0BEC5", "#B0BEC5", "#B0BEC5", "#B0BEC5", "#B0BEC5", "#B0BEC5", "#B0BEC5", "#B0BEC5", "#B0BEC5", "#B0BEC5", "#B0BEC5", "#B0BEC5", "red", "#B0BEC5", "#B0BEC5", "#B0BEC5", "#B0BEC5"]]}], "label": "Topic 40", "method": "update"}, {"args": [{"marker.color": [["#B0BEC5", "#B0BEC5", "#B0BEC5", "#B0BEC5", "#B0BEC5", "#B0BEC5", "#B0BEC5", "#B0BEC5", "#B0BEC5", "#B0BEC5", "#B0BEC5", "#B0BEC5", "#B0BEC5", "#B0BEC5", "#B0BEC5", "#B0BEC5", "#B0BEC5", "#B0BEC5", "#B0BEC5", "#B0BEC5", "#B0BEC5", "#B0BEC5", "#B0BEC5", "#B0BEC5", "#B0BEC5", "#B0BEC5", "#B0BEC5", "#B0BEC5", "#B0BEC5", "#B0BEC5", "#B0BEC5", "#B0BEC5", "#B0BEC5", "#B0BEC5", "#B0BEC5", "#B0BEC5", "#B0BEC5", "#B0BEC5", "#B0BEC5", "#B0BEC5", "#B0BEC5", "red", "#B0BEC5", "#B0BEC5", "#B0BEC5"]]}], "label": "Topic 41", "method": "update"}, {"args": [{"marker.color": [["#B0BEC5", "#B0BEC5", "#B0BEC5", "#B0BEC5", "#B0BEC5", "#B0BEC5", "#B0BEC5", "#B0BEC5", "#B0BEC5", "#B0BEC5", "#B0BEC5", "#B0BEC5", "#B0BEC5", "#B0BEC5", "#B0BEC5", "#B0BEC5", "#B0BEC5", "#B0BEC5", "#B0BEC5", "#B0BEC5", "#B0BEC5", "#B0BEC5", "#B0BEC5", "#B0BEC5", "#B0BEC5", "#B0BEC5", "#B0BEC5", "#B0BEC5", "#B0BEC5", "#B0BEC5", "#B0BEC5", "#B0BEC5", "#B0BEC5", "#B0BEC5", "#B0BEC5", "#B0BEC5", "#B0BEC5", "#B0BEC5", "#B0BEC5", "#B0BEC5", "#B0BEC5", "#B0BEC5", "red", "#B0BEC5", "#B0BEC5"]]}], "label": "Topic 42", "method": "update"}, {"args": [{"marker.color": [["#B0BEC5", "#B0BEC5", "#B0BEC5", "#B0BEC5", "#B0BEC5", "#B0BEC5", "#B0BEC5", "#B0BEC5", "#B0BEC5", "#B0BEC5", "#B0BEC5", "#B0BEC5", "#B0BEC5", "#B0BEC5", "#B0BEC5", "#B0BEC5", "#B0BEC5", "#B0BEC5", "#B0BEC5", "#B0BEC5", "#B0BEC5", "#B0BEC5", "#B0BEC5", "#B0BEC5", "#B0BEC5", "#B0BEC5", "#B0BEC5", "#B0BEC5", "#B0BEC5", "#B0BEC5", "#B0BEC5", "#B0BEC5", "#B0BEC5", "#B0BEC5", "#B0BEC5", "#B0BEC5", "#B0BEC5", "#B0BEC5", "#B0BEC5", "#B0BEC5", "#B0BEC5", "#B0BEC5", "#B0BEC5", "red", "#B0BEC5"]]}], "label": "Topic 43", "method": "update"}, {"args": [{"marker.color": [["#B0BEC5", "#B0BEC5", "#B0BEC5", "#B0BEC5", "#B0BEC5", "#B0BEC5", "#B0BEC5", "#B0BEC5", "#B0BEC5", "#B0BEC5", "#B0BEC5", "#B0BEC5", "#B0BEC5", "#B0BEC5", "#B0BEC5", "#B0BEC5", "#B0BEC5", "#B0BEC5", "#B0BEC5", "#B0BEC5", "#B0BEC5", "#B0BEC5", "#B0BEC5", "#B0BEC5", "#B0BEC5", "#B0BEC5", "#B0BEC5", "#B0BEC5", "#B0BEC5", "#B0BEC5", "#B0BEC5", "#B0BEC5", "#B0BEC5", "#B0BEC5", "#B0BEC5", "#B0BEC5", "#B0BEC5", "#B0BEC5", "#B0BEC5", "#B0BEC5", "#B0BEC5", "#B0BEC5", "#B0BEC5", "#B0BEC5", "red"]]}], "label": "Topic 44", "method": "update"}]}], "title": {"font": {"color": "Black", "size": 22}, "text": "<b>Intertopic Distance Map</b>", "x": 0.5, "xanchor": "center", "y": 0.95, "yanchor": "top"}, "width": 650, "xaxis": {"anchor": "y", "domain": [0, 1], "range": [-18.02, 21.29], "title": {"text": ""}, "visible": false}, "yaxis": {"anchor": "x", "domain": [0, 1], "range": [-8.939, 19.47], "title": {"text": ""}, "visible": false}}}
